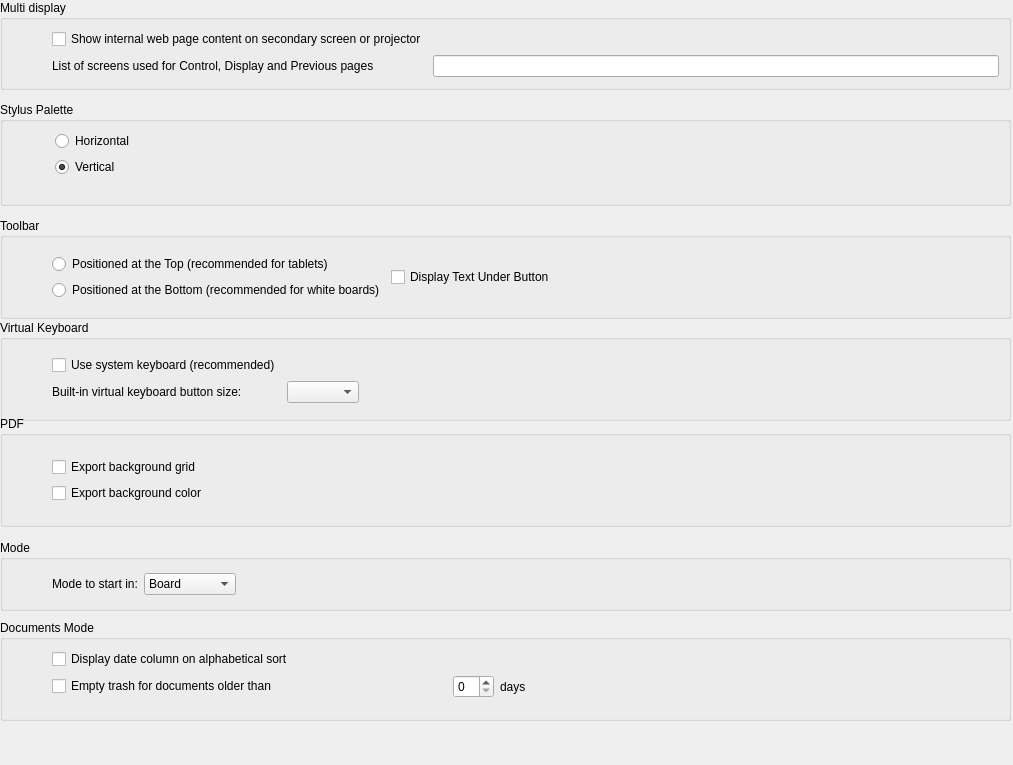
         <widget class="QWidget" name="scrollAreaWidgetContents">
          <property name="geometry">
           <rect>
            <x>0</x>
            <y>-285</y>
            <width>1013</width>
            <height>765</height>
           </rect>
          </property>
          <property name="minimumSize">
           <size>
            <width>783</width>
            <height>765</height>
           </size>
          </property>
          <widget class="QGroupBox" name="PDFGroupBox">
           <property name="geometry">
            <rect>
             <x>0</x>
             <y>416</y>
             <width>1011</width>
             <height>111</height>
            </rect>
           </property>
           <property name="sizePolicy">
            <sizepolicy hsizetype="MinimumExpanding" vsizetype="Expanding">
             <horstretch>0</horstretch>
             <verstretch>0</verstretch>
            </sizepolicy>
           </property>
           <property name="title">
            <string>PDF</string>
           </property>
           <layout class="QGridLayout" name="gridLayout_13">
            <item row="0" column="1" colspan="2">
             <layout class="QGridLayout" name="PDFGridLayout">
              <item row="3" column="0">
               <widget class="QCheckBox" name="exportBackgroundGrid">
                <property name="text">
                 <string>Export background grid</string>
                </property>
               </widget>
              </item>
              <item row="4" column="0">
               <widget class="QCheckBox" name="exportBackgroundColor">
                <property name="text">
                 <string>Export background color</string>
                </property>
               </widget>
              </item>
             </layout>
            </item>
            <item row="0" column="0">
             <spacer name="horizontalSpacer_11">
              <property name="orientation">
               <enum>Qt::Horizontal</enum>
              </property>
              <property name="sizeType">
               <enum>QSizePolicy::Preferred</enum>
              </property>
              <property name="sizeHint" stdset="0">
               <size>
                <width>40</width>
                <height>20</height>
               </size>
              </property>
             </spacer>
            </item>
            <item row="0" column="3">
             <spacer name="horizontalSpacer_12">
              <property name="orientation">
               <enum>Qt::Horizontal</enum>
              </property>
              <property name="sizeHint" stdset="0">
               <size>
                <width>40</width>
                <height>20</height>
               </size>
              </property>
             </spacer>
            </item>
           </layout>
          </widget>
          <widget class="QGroupBox" name="keyboardGroupBox">
           <property name="geometry">
            <rect>
             <x>0</x>
             <y>320</y>
             <width>1011</width>
             <height>101</height>
            </rect>
           </property>
           <property name="sizePolicy">
            <sizepolicy hsizetype="MinimumExpanding" vsizetype="Expanding">
             <horstretch>0</horstretch>
             <verstretch>0</verstretch>
            </sizepolicy>
           </property>
           <property name="title">
            <string>Virtual Keyboard</string>
           </property>
           <layout class="QGridLayout" name="gridLayout_21">
            <item row="0" column="1">
             <layout class="QGridLayout" name="oskGridLayout">
              <item row="3" column="1">
               <widget class="QComboBox" name="keyboardPaletteKeyButtonSize"/>
              </item>
              <item row="3" column="0">
               <widget class="QLabel" name="keyboardPaletteKeyButtonSize_Label">
                <property name="text">
                 <string>Built-in virtual keyboard button size:</string>
                </property>
               </widget>
              </item>
              <item row="2" column="0">
               <widget class="QCheckBox" name="useSystemOSKCheckBox">
                <property name="text">
                 <string>Use system keyboard (recommended)</string>
                </property>
               </widget>
              </item>
             </layout>
            </item>
            <item row="0" column="0">
             <spacer name="horizontalSpacer">
              <property name="orientation">
               <enum>Qt::Horizontal</enum>
              </property>
              <property name="sizeType">
               <enum>QSizePolicy::Preferred</enum>
              </property>
              <property name="sizeHint" stdset="0">
               <size>
                <width>40</width>
                <height>20</height>
               </size>
              </property>
             </spacer>
            </item>
            <item row="0" column="2">
             <spacer name="horizontalSpacer_2">
              <property name="orientation">
               <enum>Qt::Horizontal</enum>
              </property>
              <property name="sizeHint" stdset="0">
               <size>
                <width>40</width>
                <height>20</height>
               </size>
              </property>
             </spacer>
            </item>
           </layout>
          </widget>
          <widget class="QGroupBox" name="documentsGroupBox">
           <property name="geometry">
            <rect>
             <x>0</x>
             <y>620</y>
             <width>1011</width>
             <height>101</height>
            </rect>
           </property>
           <property name="sizePolicy">
            <sizepolicy hsizetype="MinimumExpanding" vsizetype="Expanding">
             <horstretch>0</horstretch>
             <verstretch>0</verstretch>
            </sizepolicy>
           </property>
           <property name="title">
            <string>Documents Mode</string>
           </property>
           <layout class="QGridLayout" name="gridLayout_19">
            <item row="0" column="1">
             <layout class="QGridLayout" name="gridLayout_18">
              <item row="0" column="1">
               <widget class="QCheckBox" name="showDateColumnOnAlphabeticalSort">
                <property name="sizePolicy">
                 <sizepolicy hsizetype="Expanding" vsizetype="Preferred">
                  <horstretch>0</horstretch>
                  <verstretch>0</verstretch>
                 </sizepolicy>
                </property>
                <property name="text">
                 <string>Display date column on alphabetical sort</string>
                </property>
               </widget>
              </item>
              <item row="3" column="1">
               <widget class="QCheckBox" name="emptyTrashForOlderDocuments">
                <property name="text">
                 <string>Empty trash for documents older than</string>
                </property>
               </widget>
              </item>
              <item row="3" column="2">
               <widget class="QSpinBox" name="emptyTrashDaysValue"/>
              </item>
              <item row="3" column="3">
               <widget class="QLabel" name="emptyTrashDaysLabel">
                <property name="text">
                 <string>days</string>
                </property>
               </widget>
              </item>
             </layout>
            </item>
            <item row="0" column="0" rowspan="2">
             <spacer name="horizontalSpacer_9">
              <property name="orientation">
               <enum>Qt::Horizontal</enum>
              </property>
              <property name="sizeType">
               <enum>QSizePolicy::Fixed</enum>
              </property>
              <property name="sizeHint" stdset="0">
               <size>
                <width>40</width>
                <height>20</height>
               </size>
              </property>
             </spacer>
            </item>
            <item row="0" column="2">
             <spacer name="horizontalSpacer_10">
              <property name="orientation">
               <enum>Qt::Horizontal</enum>
              </property>
              <property name="sizeHint" stdset="0">
               <size>
                <width>40</width>
                <height>20</height>
               </size>
              </property>
             </spacer>
            </item>
           </layout>
          </widget>
          <widget class="QGroupBox" name="toolbarGroupBox">
           <property name="geometry">
            <rect>
             <x>0</x>
             <y>218</y>
             <width>1011</width>
             <height>101</height>
            </rect>
           </property>
           <property name="sizePolicy">
            <sizepolicy hsizetype="MinimumExpanding" vsizetype="Expanding">
             <horstretch>0</horstretch>
             <verstretch>0</verstretch>
            </sizepolicy>
           </property>
           <property name="title">
            <string>Toolbar</string>
           </property>
           <layout class="QGridLayout" name="gridLayout_9">
            <item row="0" column="3">
             <spacer name="toolbarRSpacer">
              <property name="orientation">
               <enum>Qt::Horizontal</enum>
              </property>
              <property name="sizeType">
               <enum>QSizePolicy::Expanding</enum>
              </property>
              <property name="sizeHint" stdset="0">
               <size>
                <width>40</width>
                <height>20</height>
               </size>
              </property>
             </spacer>
            </item>
            <item row="0" column="2">
             <widget class="QCheckBox" name="toolbarDisplayTextCheckBox">
              <property name="text">
               <string>Display Text Under Button</string>
              </property>
             </widget>
            </item>
            <item row="0" column="1">
             <layout class="QGridLayout" name="gridLayout_10">
              <item row="1" column="0">
               <widget class="QRadioButton" name="toolbarAtBottomRadioButton">
                <property name="text">
                 <string>Positioned at the Bottom (recommended for white boards)</string>
                </property>
               </widget>
              </item>
              <item row="0" column="0">
               <widget class="QRadioButton" name="toolbarAtTopRadioButton">
                <property name="text">
                 <string>Positioned at the Top (recommended for tablets)</string>
                </property>
               </widget>
              </item>
             </layout>
            </item>
            <item row="0" column="0">
             <spacer name="toolbarLSpacer">
              <property name="orientation">
               <enum>Qt::Horizontal</enum>
              </property>
              <property name="sizeType">
               <enum>QSizePolicy::Preferred</enum>
              </property>
              <property name="sizeHint" stdset="0">
               <size>
                <width>40</width>
                <height>20</height>
               </size>
              </property>
             </spacer>
            </item>
           </layout>
          </widget>
          <widget class="QGroupBox" name="stylusPaletteGroupBox">
           <property name="geometry">
            <rect>
             <x>0</x>
             <y>102</y>
             <width>1011</width>
             <height>104</height>
            </rect>
           </property>
           <property name="minimumSize">
            <size>
             <width>0</width>
             <height>0</height>
            </size>
           </property>
           <property name="title">
            <string>Stylus Palette</string>
           </property>
           <layout class="QGridLayout" name="gridLayout_14">
            <property name="leftMargin">
             <number>12</number>
            </property>
            <item row="0" column="1">
             <layout class="QGridLayout" name="gridLayout_5">
              <property name="sizeConstraint">
               <enum>QLayout::SetDefaultConstraint</enum>
              </property>
              <item row="0" column="0">
               <widget class="QRadioButton" name="horizontalChoice">
                <property name="sizePolicy">
                 <sizepolicy hsizetype="Minimum" vsizetype="Fixed">
                  <horstretch>1</horstretch>
                  <verstretch>0</verstretch>
                 </sizepolicy>
                </property>
                <property name="minimumSize">
                 <size>
                  <width>0</width>
                  <height>0</height>
                 </size>
                </property>
                <property name="text">
                 <string>Horizontal</string>
                </property>
                <property name="checked">
                 <bool>false</bool>
                </property>
               </widget>
              </item>
              <item row="1" column="0">
               <widget class="QRadioButton" name="verticalChoice">
                <property name="text">
                 <string>Vertical</string>
                </property>
                <property name="checked">
                 <bool>true</bool>
                </property>
               </widget>
              </item>
              <item row="2" column="0">
               <spacer name="verticalSpacer_5">
                <property name="orientation">
                 <enum>Qt::Vertical</enum>
                </property>
                <property name="sizeHint" stdset="0">
                 <size>
                  <width>20</width>
                  <height>40</height>
                 </size>
                </property>
               </spacer>
              </item>
             </layout>
            </item>
            <item row="0" column="0">
             <spacer name="horizontalSpacer_4">
              <property name="orientation">
               <enum>Qt::Horizontal</enum>
              </property>
              <property name="sizeType">
               <enum>QSizePolicy::Preferred</enum>
              </property>
              <property name="sizeHint" stdset="0">
               <size>
                <width>40</width>
                <height>20</height>
               </size>
              </property>
             </spacer>
            </item>
            <item row="0" column="2">
             <spacer name="horizontalSpacer_3">
              <property name="orientation">
               <enum>Qt::Horizontal</enum>
              </property>
              <property name="sizeType">
               <enum>QSizePolicy::Preferred</enum>
              </property>
              <property name="sizeHint" stdset="0">
               <size>
                <width>40</width>
                <height>20</height>
               </size>
              </property>
             </spacer>
            </item>
           </layout>
          </widget>
          <widget class="QGroupBox" name="modeGroupBox">
           <property name="geometry">
            <rect>
             <x>0</x>
             <y>540</y>
             <width>1011</width>
             <height>71</height>
            </rect>
           </property>
           <property name="sizePolicy">
            <sizepolicy hsizetype="MinimumExpanding" vsizetype="Expanding">
             <horstretch>0</horstretch>
             <verstretch>0</verstretch>
            </sizepolicy>
           </property>
           <property name="title">
            <string>Mode</string>
           </property>
           <layout class="QGridLayout" name="gridLayout_15">
            <item row="0" column="1" rowspan="2">
             <layout class="QGridLayout" name="gridLayout_16">
              <item row="0" column="0">
               <widget class="QLabel" name="modeLabel">
                <property name="text">
                 <string>Mode to start in:</string>
                </property>
               </widget>
              </item>
              <item row="0" column="1">
               <widget class="QComboBox" name="startModeComboBox">
                <item>
                 <property name="text">
                  <string>Board</string>
                 </property>
                </item>
                <item>
                 <property name="text">
                  <string>Desktop</string>
                 </property>
                </item>
                <item>
                 <property name="text">
                  <string>Documents</string>
                 </property>
                </item>
               </widget>
              </item>
              <item row="0" column="2">
               <spacer name="horizontalSpacer_6">
                <property name="orientation">
                 <enum>Qt::Horizontal</enum>
                </property>
                <property name="sizeHint" stdset="0">
                 <size>
                  <width>40</width>
                  <height>20</height>
                 </size>
                </property>
               </spacer>
              </item>
             </layout>
            </item>
            <item row="0" column="0">
             <spacer name="horizontalSpacer_5">
              <property name="orientation">
               <enum>Qt::Horizontal</enum>
              </property>
              <property name="sizeType">
               <enum>QSizePolicy::Preferred</enum>
              </property>
              <property name="sizeHint" stdset="0">
               <size>
                <width>40</width>
                <height>20</height>
               </size>
              </property>
             </spacer>
            </item>
           </layout>
          </widget>
          <widget class="QGroupBox" name="multiDisplayGroupBox">
           <property name="geometry">
            <rect>
             <x>0</x>
             <y>0</y>
             <width>1011</width>
             <height>90</height>
            </rect>
           </property>
           <property name="title">
            <string>Multi display</string>
           </property>
           <layout class="QGridLayout" name="gridLayout_2">
            <item row="2" column="4">
             <widget class="UBScreenListLineEdit" name="screenList">
              <property name="clearButtonEnabled">
               <bool>true</bool>
              </property>
             </widget>
            </item>
            <item row="2" column="2">
             <widget class="QLabel" name="screenList_label">
              <property name="text">
               <string>List of screens used for Control, Display and Previous pages</string>
              </property>
             </widget>
            </item>
            <item row="1" column="0">
             <spacer name="mirroringLSpacer">
              <property name="orientation">
               <enum>Qt::Horizontal</enum>
              </property>
              <property name="sizeType">
               <enum>QSizePolicy::Preferred</enum>
              </property>
              <property name="sizeHint" stdset="0">
               <size>
                <width>40</width>
                <height>20</height>
               </size>
              </property>
             </spacer>
            </item>
            <item row="1" column="2">
             <widget class="QCheckBox" name="displayBrowserPageCheckBox">
              <property name="text">
               <string>Show internal web page content on secondary screen or projector</string>
              </property>
             </widget>
            </item>
            <item row="1" column="4">
             <spacer name="mirroringRSpacer">
              <property name="orientation">
               <enum>Qt::Horizontal</enum>
              </property>
              <property name="sizeHint" stdset="0">
               <size>
                <width>40</width>
                <height>20</height>
               </size>
              </property>
             </spacer>
            </item>
           </layout>
          </widget>
         </widget>
